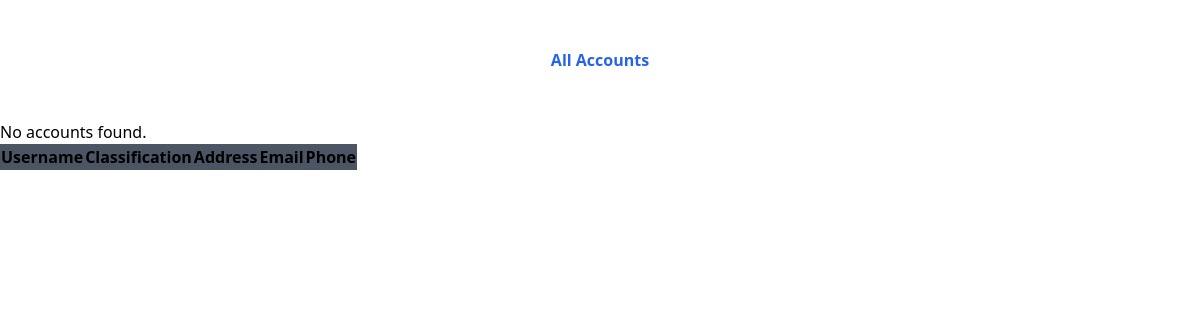
/users/ (signed in), run on an earlier commit of the app's database.
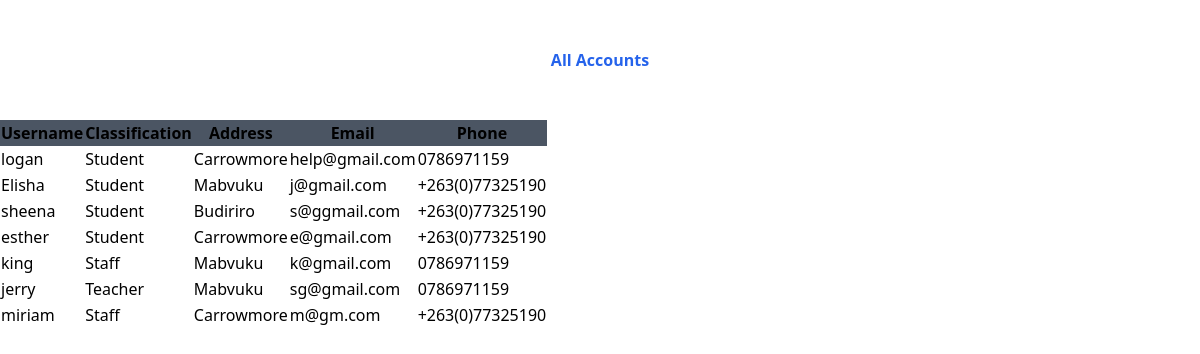
And on a later commit of the database.
### acct/models.py (models this page shows, shortened)
class acct_attribute(models.Model):
    classification = (
        ('Student', 'Student'),
        ('Teacher', 'Teacher'),
        ('Staff', 'Staff'),
        ('Parent', 'Parent'),
    )
    gender = (
        ('Female', 'Female'),
        ('Male', 'Male')
    )
    rootid = models.ForeignKey(User, on_delete=models.CASCADE)
    classification = models.CharField(max_length=20, choices=classification)
    gender = models.CharField(max_length=20, choices=gender)
    phone = models.CharField(max_length=15)
    address = models.CharField(max_length=50, default='')
    user = models.IntegerField(default=1)
    timestamp = models.DateTimeField(auto_now_add = True, auto_now=False)
    updated = models.DateTimeField(auto_now_add = False, auto_now=True)

### acct/views.py (the view)
# urls.py: path('users/', views.acc_attributes, name='users'),
@login_required
def acc_attributes(request):
    users = acct_attribute.objects.all()
    context = {'users': users, 'authe': User}
    return render(request, 'acc_attributes.html', context)

### acct/templates/acc_attributes.html (shortened to what this page needs)
{% load tailwind_tags %}
<!DOCTYPE html>
<html>
    <head>
        {% tailwind_css %}
    </head>
    <body>
            <div class="font-bold text-blue-600 text-center"> <h1 >All Accounts</h1></div>
         <table class="will-change-auto">
            <tr>
                <thead class="bg-gray-600 border-spacing-4">
                    <th>Username</th>
                    <th>Classification</th>
                    <th>Address</th>
                    <th>Email</th>
                    <th>Phone</th>
                </thead>
            </tr>
            {% if users %}
                {% for user in users %}
            <tbody>
                <tr>
                    <td class="">{{user.rootid.username}}</td>
                    <td class="items-center">{{user.classification}}</td>
                    <td class="items-center">{{user.address}}</td>
                    <td class="items-center">{{user.rootid.email}}</td>
                    <td class="items-center">{{user.phone}}</td>
                </tr>
                {% endfor %}
            </tbody>
             </table>
            {% else %}
                <p>No accounts found.</p>
            {% endif %}
    </body>
</html>

What changed in the data, as far as the page shows it:
added acct_attribute: rootid.username "logan", classification "Student", address "Carrowmore", rootid.email "help@gmail.com", phone "0786971159"
added acct_attribute: rootid.username "Elisha", classification "Student", address "Mabvuku", rootid.email "j@gmail.com", phone "+263(0)77325190"
added acct_attribute: rootid.username "sheena", classification "Student", address "Budiriro", rootid.email "s@ggmail.com", phone "+263(0)77325190"
added acct_attribute: rootid.username "esther", classification "Student", address "Carrowmore", rootid.email "e@gmail.com", phone "+263(0)77325190"
added acct_attribute: rootid.username "king", classification "Staff", address "Mabvuku", rootid.email "k@gmail.com", phone "0786971159"
added acct_attribute: rootid.username "jerry", classification "Teacher", address "Mabvuku", rootid.email "sg@gmail.com", phone "0786971159"
added acct_attribute: rootid.username "miriam", classification "Staff", address "Carrowmore", rootid.email "m@gm.com", phone "+263(0)77325190"
Also different on the page:
text no longer shown: "No accounts found."
